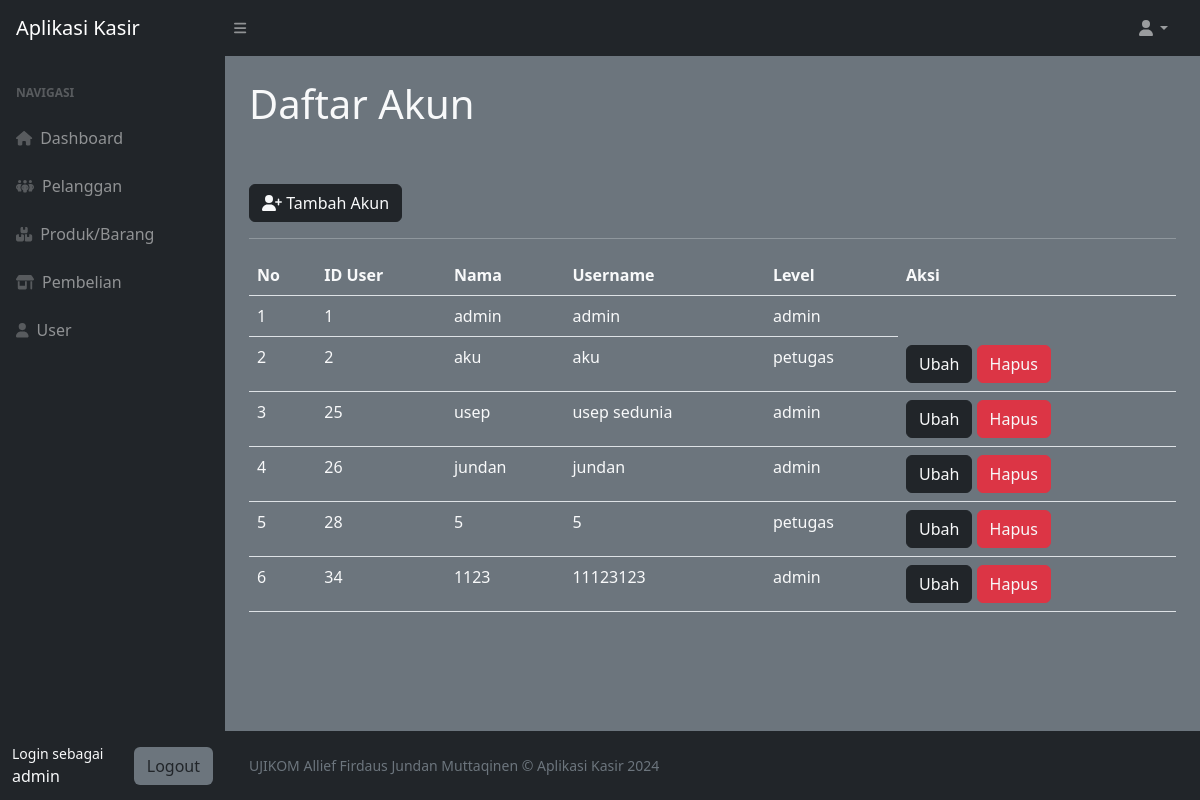
The app's page /index.php?page=user (signed in) with its own data.
### tables this page shows
CREATE TABLE `user` (
  `id_user` int(11) NOT NULL,
  `nama` varchar(255) DEFAULT NULL,
  `username` varchar(30) DEFAULT NULL,
  `password` varchar(35) DEFAULT NULL,
  `level` enum('admin','petugas') NOT NULL
);

### user.php (the view, shortened to what this page needs)
<div class="container-fluid px-4">
    <h1 class="mt-4">Daftar Akun</h1>
    <br>
    <br>
    <a href="?page=user_tambah" class="btn btn-dark text-light"><i class="fa-solid fa-user-plus"></i> Tambah Akun</a>
    <hr>
    <table class="table text-light">
        <thead>
            <tr>
                <th>No</th>
                <th>ID User</th>
                <th>Nama</th>
                <th>Username</th>
                <th>Level</th>
                <th>Aksi</th>
            </tr>
        </thead>
        <tbody>
            <?php
            $nomor = 1;
            $query = mysqli_query($koneksi, "SELECT * FROM user");
            while ($data = mysqli_fetch_array($query)) {
                ?>
                <tr>
                    <td><?php echo $nomor++; ?></td>
                    <td><?php echo $data['id_user']; ?></td>
                    <td><?php echo $data['nama']; ?></td>
                    <td><?php echo $data['username']; ?></td>
                    <td><?php echo $data['level']; ?></td>
                    <?php if ($_SESSION['user']['id_user'] != $data['id_user']) { ?>
                        <td>
                            <a href="?page=user_ubah&&id=<?php echo $data['id_user']; ?>"
                                class="btn btn-dark text-light">Ubah</a>
                            <a href="?page=user_hapus&&id=<?php echo $data['id_user']; ?>" class="btn btn-danger text-light"
                                onclick="return confirm('Apakah Anda yakin ingin menghapus user ini?')">Hapus</a>
                        </td>
                    <?php } ?>
                </tr>
                <?php
            }
            ?>
        </tbody>
    </table>
</div>

### records on screen
user: id_user "1", nama "admin", username "admin", level "admin"
user: id_user "2", nama "aku", username "aku", level "petugas"
user: id_user "25", nama "usep", username "usep sedunia", level "admin"
user: id_user "26", nama "jundan", username "jundan", level "admin"
user: id_user "28", nama "5", username "5", level "petugas"
user: id_user "34", nama "1123", username "11123123", level "admin"

### other values on screen
$_SESSION['user']['nama'] "admin"
